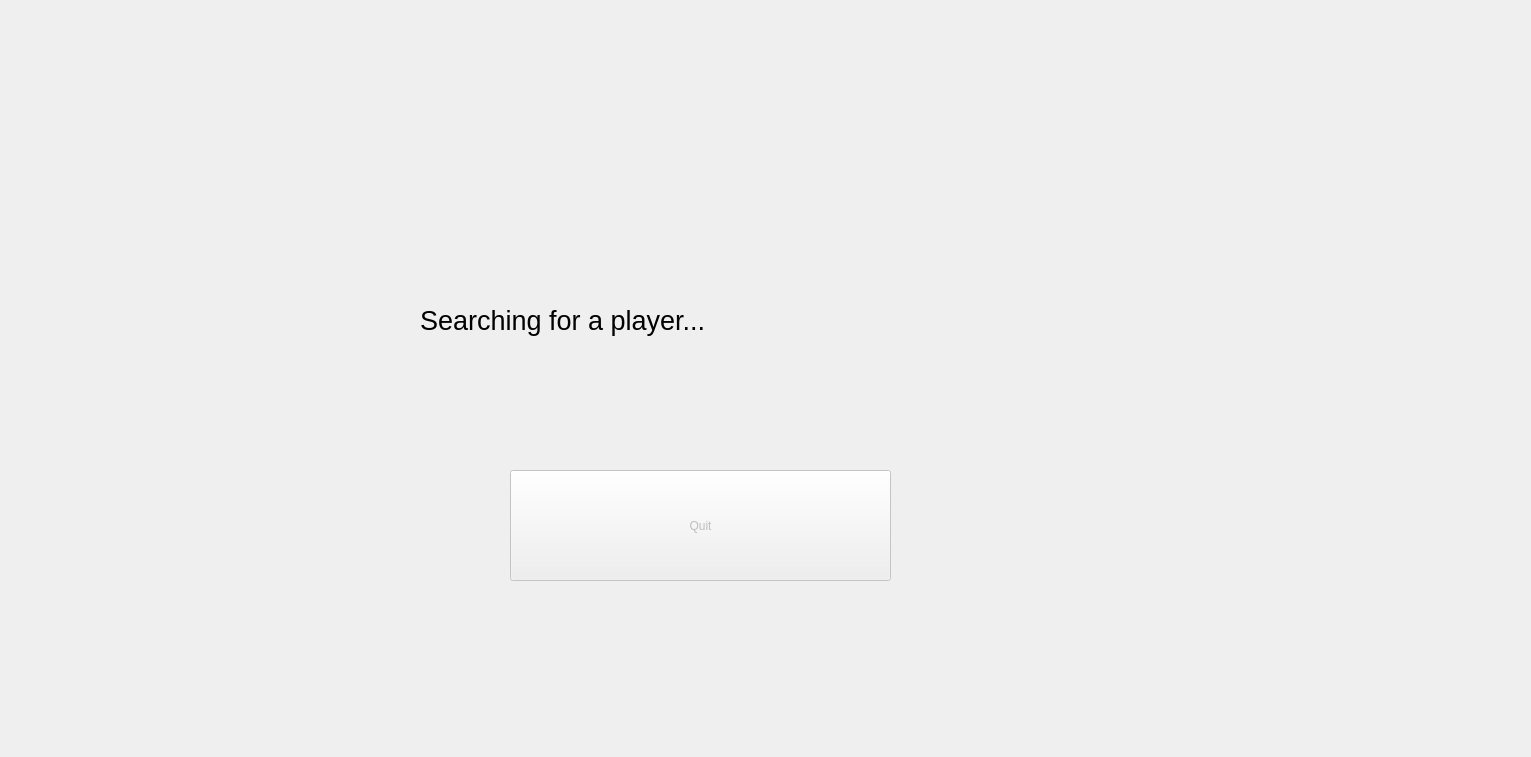
<?xml version="1.0" encoding="UTF-8"?>
<ui version="4.0">
 <class>WaitWindow</class>
 <widget class="QDialog" name="WaitWindow">
  <property name="geometry">
   <rect>
    <x>0</x>
    <y>0</y>
    <width>1531</width>
    <height>757</height>
   </rect>
  </property>
  <property name="windowTitle">
   <string>Dialog</string>
  </property>
  <widget class="QLabel" name="label">
   <property name="geometry">
    <rect>
     <x>420</x>
     <y>210</y>
     <width>601</width>
     <height>221</height>
    </rect>
   </property>
   <property name="font">
    <font>
     <pointsize>20</pointsize>
    </font>
   </property>
   <property name="text">
    <string>Searching for a player...</string>
   </property>
  </widget>
  <widget class="QPushButton" name="Quit">
   <property name="enabled">
    <bool>false</bool>
   </property>
   <property name="geometry">
    <rect>
     <x>510</x>
     <y>470</y>
     <width>381</width>
     <height>111</height>
    </rect>
   </property>
   <property name="text">
    <string>Quit</string>
   </property>
   <property name="autoDefault">
    <bool>false</bool>
   </property>
  </widget>
 </widget>
 <resources/>
 <connections/>
</ui>
